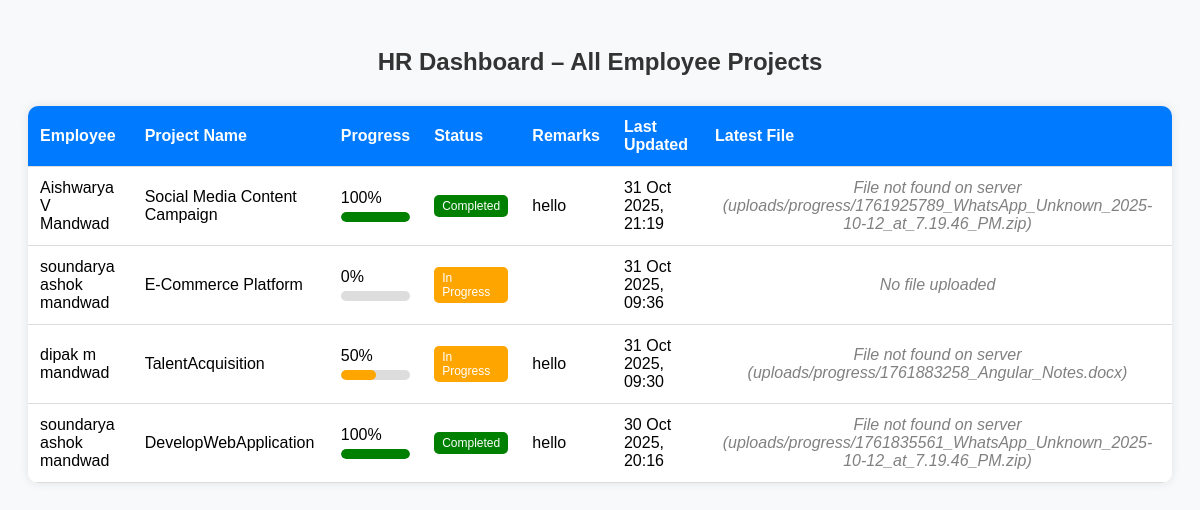
The app's page /track_project_status.php with its own data.
### tables this page shows
CREATE TABLE IF NOT EXISTS `projects` (
  `id` int NOT NULL AUTO_INCREMENT,
  `employee_id` int NOT NULL,
  `project_name` varchar(255) NOT NULL,
  `progress` int DEFAULT '0',
  `progress_file` varchar(255) DEFAULT NULL,
  `remarks` text,
  `file_path` varchar(255) DEFAULT NULL,
  `status` varchar(50) DEFAULT 'In Progress',
  `description` text,
  `updated_at` datetime DEFAULT CURRENT_TIMESTAMP ON UPDATE CURRENT_TIMESTAMP,
  PRIMARY KEY (`id`)
);

CREATE TABLE IF NOT EXISTS `employees` (
  `id` int NOT NULL AUTO_INCREMENT,
  `employee_id` varchar(50) DEFAULT NULL,
  `candidate_id` int DEFAULT NULL,
  `full_name` varchar(100) DEFAULT NULL,
  `email` varchar(100) DEFAULT NULL,
  `password` varchar(255) DEFAULT NULL,
  `contact` varchar(15) DEFAULT NULL,
  `gender` varchar(10) DEFAULT NULL,
  `qualification` varchar(100) DEFAULT NULL,
  `dob` date DEFAULT NULL,
  `photo` varchar(255) DEFAULT NULL,
  `experience_status` enum('Yes','No') DEFAULT NULL,
  `experience_details` text,
  `created_at` datetime DEFAULT CURRENT_TIMESTAMP,
  `job_id` int DEFAULT NULL,
  `account_no` varchar(30) DEFAULT NULL,
  `ifsc_code` varchar(15) DEFAULT NULL,
  `bank_name` varchar(100) DEFAULT NULL,
  PRIMARY KEY (`id`),
  UNIQUE KEY `employee_id` (`employee_id`),
  UNIQUE KEY `email` (`email`),
  KEY `candidate_id` (`candidate_id`)
);

### track_project_status.php (the view, shortened to what this page needs)
<?php
$servername = "localhost";
$username = "root";
$password = "";
$dbname = "company_db";
$conn = new mysqli($servername, $username, $password, $dbname);
$query = "
  SELECT p.*, e.full_name AS employee_name
  FROM projects p
  JOIN employees e ON p.employee_id = e.id
  ORDER BY p.updated_at DESC
";
$result = $conn->query($query);
?>
<!DOCTYPE html>
<html>
<head>
</head>
<body>
  <h2>HR Dashboard – All Employee Projects</h2>
  <table>
    <thead>
      <tr>
        <th>Employee</th>
        <th>Project Name</th>
        <th>Progress</th>
        <th>Status</th>
        <th>Remarks</th>
        <th>Last Updated</th>
        <th class="center">Latest File</th>
      </tr>
    </thead>
    <tbody>
      <?php
      if ($result && $result->num_rows > 0):
          while ($row = $result->fetch_assoc()):
              $employee_name = htmlspecialchars($row['employee_name'] ?? '');
              $project_name  = htmlspecialchars($row['project_name'] ?? '');
              $progress      = (int)($row['progress'] ?? 0);
              $remarks       = htmlspecialchars($row['remarks'] ?? '');
              $updated_at    = !empty($row['updated_at']) ? date('d M Y, H:i', strtotime($row['updated_at'])) : '-';
              $fileField = trim($row['file_path'] ?? $row['progress_file'] ?? '');
              $filePath = '';
      ?>
      <tr>
        <td><?= $employee_name ?></td>
        <td><?= $project_name ?></td>
        <td>
          <?= $progress ?>%
          <div class="progress-bar">
            <div class="progress-fill" style="width:<?= $progress ?>%; background:<?= ($progress >= 100 ? 'green' : 'orange') ?>;"></div>
          </div>
        </td>
        <td>
          <?php if ($progress >= 100): ?>
            <span class="completed">Completed</span>
          <?php else: ?>
            <span class="in-progress">In Progress</span>
          <?php endif; ?>
        </td>
        <td><?= $remarks ?></td>
        <td><?= $updated_at ?></td>
        <td class="center">
          <?php
          if ($filePath && file_exists($filePath)) {
              $ext = strtolower(pathinfo($filePath, PATHINFO_EXTENSION));
              $label = in_array($ext, ['zip']) ? "Download ZIP" : "View File";
              echo "<a class='download-link' href='" . htmlspecialchars($filePath) . "' target='_blank'>{$label}</a>";
              if (in_array($ext, ['jpg','jpeg','png','gif'])) {
                  echo "<br><img src='" . htmlspecialchars($filePath) . "' class='thumb' alt='file preview'>";
              }
          } elseif ($fileField !== '') {
              echo "<span class='no-file'>File not found on server (" . htmlspecialchars($fileField) . ")</span>";
          } else {
              echo "<span class='no-file'>No file uploaded</span>";
          }
          ?>
        </td>
      </tr>
      <?php
          endwhile;
      else:
      ?>
        <tr><td colspan="7" style="text-align:center;">No project data found.</td></tr>
      <?php endif; ?>
    </tbody>
  </table>
</body>
</html>

### track_project_status.php (style rules this page uses)
body { font-family: Arial, sans-serif; background: #f8f9fa; padding: 20px; }
h2 { text-align:center; color:#333; margin-bottom:30px; }
table { width:100%; border-collapse:collapse; background:#fff; border-radius:10px; overflow:hidden; box-shadow:0 0 10px rgba(0,0,0,0.1); }
th, td { padding:12px; text-align:left; border-bottom:1px solid #ddd; vertical-align: middle; }
th { background:#007BFF; color:#fff; }
.progress-bar { height:10px; background:#ddd; border-radius:5px; margin-top:5px; overflow:hidden; }
.progress-fill { height:10px; border-radius:5px; }
.in-progress { background:orange; color:#fff; padding:4px 8px; border-radius:5px; font-size:12px; display:inline-block; }
.completed { background:green; color:#fff; padding:4px 8px; border-radius:5px; font-size:12px; display:inline-block; }
.no-file { color:gray; font-style:italic; }
td.center { text-align:center; }

### records on screen
projects: employee.full_name "Aishwarya V Mandwad", project_name "Social Media Content Campaign", progress "100", shows "Completed", remarks "hello", updated_at "31 Oct 2025, 21:19", file_path "uploads/progress/1761925789_WhatsApp_Unknown_2025-10-12_at_7.19.46_PM.zip"
projects: employee.full_name "soundarya ashok mandwad", project_name "E-Commerce Platform", progress "0", shows "In Progress", updated_at "31 Oct 2025, 09:36", shows "No file uploaded"
projects: employee.full_name "dipak m mandwad", project_name "TalentAcquisition", progress "50", shows "In Progress", remarks "hello", updated_at "31 Oct 2025, 09:30", file_path "uploads/progress/1761883258_Angular_Notes.docx"
projects: employee.full_name "soundarya ashok mandwad", project_name "DevelopWebApplication", progress "100", shows "Completed", remarks "hello", updated_at "30 Oct 2025, 20:16", file_path "uploads/progress/1761835561_WhatsApp_Unknown_2025-10-12_at_7.19.46_PM.zip"
